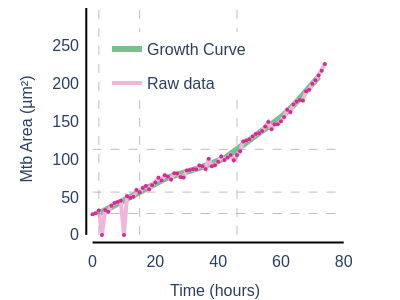

This figure's notebook cell:
### Code cell
# Example usage for a single curve:
sc_figs = {}
for i, unique_ID in enumerate(unique_IDs):
    sc_df = df[df['ID'] == unique_ID]
    time_model = sc_df['Time Model (hours)'].values
    population_model = sc_df['Mtb Area Model (µm)']
    time_points = sc_df['Time (hours)'].values
    bacterial_population = sc_df['Mtb Area (µm)'].values
    # Calculate doubling points and times
    min_value = max(population_model.min(), 1.92)
    max_value = population_model.max()
    N_series = []
    N_i = min_value
    while N_i <= max_value:
        N_series.append(N_i)
        N_i *= 2
    doubling_time_indices = [np.abs(population_model - value).argmin() for value in N_series]
    doubling_time_points = time_model[doubling_time_indices]
    doubling_times = np.diff(doubling_time_points)
    print(i, doubling_times)
    # Create figure with all traces
    fig = go.Figure()
    
    # Add main trace (model)
    fig.add_trace(go.Scatter(
        x=time_model,
        y=population_model,
        mode='lines',
        line=dict(color=expanded_piyg[0], width=6),
        # name=f"ID: {unique_ID}",
        hoverinfo='skip',
        opacity=0.6,
        showlegend=True, 
        name='Growth Curve'
    ))    
    
    # Add raw data line
    fig.add_trace(go.Scatter(
        x=time_points,
        y=bacterial_population,
        mode='lines',
        line=dict(color=expanded_piyg[-2], width=4),
        showlegend=True,
        legendgroup='raw_data',  # Add this line
        name='Raw data',
        hoverinfo='skip'
    ))
    
    # Add raw data points with hover data
    fig.add_trace(go.Scatter(
        x=time_points,
        y=bacterial_population,
        mode='markers',
        marker=dict(color=expanded_piyg[-1], size=4),
        showlegend=False,
        legendgroup='raw_data',  # Add this line
        hoverinfo='text',
        customdata=sc_df['Image Link'],
        text=[f"<b>ID:</b> {unique_ID}<br><b>Time:</b> {t:.2f} hours<br><b>Mtb Growth Curve:</b> {p:.2f} µm²<br><b>Raw Mtb Area:</b> {b:.2f} µm²"
              for t, p, b in zip(time_model, population_model, bacterial_population)],
    ))

    # Update layout with offset axes
    fig.update_layout(
        plot_bgcolor='white',
        xaxis=dict(
            title=dict(
                text="Time (hours)",
                font=dict(family="Helvetica", size=16)
            ),
            tickfont=dict(family="Helvetica", size=16),
            gridcolor='rgba(200,200,200,0.3)',
            showline=False,
            zeroline=False,
            showgrid=False,
            range=[-4, 82],
        ),
        yaxis=dict(
            title=dict(
                text="Mtb Area (µm²)",
                font=dict(family="Helvetica", size=16)
            ),
            tickfont=dict(family="Helvetica", size=16),
            gridcolor='rgba(200,200,200,0.3)',
            showline=False,
            showgrid=False,
            zeroline=False,
            range=[-20, 300],
        ),
        font=dict(family="Helvetica", size=16),
        margin=dict(
            # l=left_pad,
            r=50,
            t=0,
            b=50,
        ), 
        width=400,
        height=300,
        legend=dict(
            x=0.1,          # 0 is left, 1 is right
            y=0.9,          # 0 is bottom, 1 is top
            xanchor='left',   # Anchor point of legend 
            yanchor='top'     # Anchor point of legend
    ))
    
    # Add doubling time grid lines
    add_grid_lines(fig, doubling_time_points, N_series)
    # Add axis lines
    add_axis_lines(fig)
    
    # # Save as interactive HTML
    # save_interactive_growth_curve(fig, f'../interactive_plots/F2_sc{i}.html')

    sc_figs[i] = fig
fig

### Figure 1 — Plotly figure (JSON) as saved in the notebook; plotly's stock layout.template omitted (floating-point values rounded to 4 significant figures)
{"data": [{"hoverinfo": "skip", "line": {"color": "#1a9641", "width": 6}, "mode": "lines", "name": "Growth Curve", "opacity": 0.6, "showlegend": true, "type": "scatter", "x": [null, null, 2, 3, 4, 5, 6, 7, 8, 9, 10, 11, 12, 13, 14, 15, 16, 17, 18, 19, 20, 21, 22, 23, 24, 25, 26, 27, 28, 29, 30, 31, 32, 33, 34, 35, 36, 37, 38, 39, 40, 41, 42, 43, 44, 45, 46, 47, 48, 49, 50, 51, 52, 53, 54, 55, 56, 57, 58, 59, 60, 61, 62, 63, 64, 65, 66, 67, 68, 69, 70, 71, 72, null, null], "y": [null, null, 28.28, 30.53, 32.78, 35.02, 37.27, 39.51, 41.77, 44.04, 46.34, 48.63, 50.89, 53.12, 55.37, 57.68, 60.03, 62.37, 64.66, 66.86, 68.91, 70.77, 72.49, 74.11, 75.66, 77.15, 78.56, 79.86, 81.06, 82.24, 83.45, 84.7, 85.97, 87.27, 88.55, 89.85, 91.21, 92.64, 94.13, 95.68, 97.3, 99.02, 101.1, 103.9, 107.2, 110.4, 113.4, 116.4, 119.4, 122.7, 126.2, 129.5, 132.3, 135.0, 137.6, 140.2, 142.9, 145.8, 149.0, 152.4, 155.8, 159.3, 162.9, 166.7, 170.9, 175.6, 180.4, 185.2, 190.0, 194.8, 199.6, 204.4, 209.2, null, null]}, {"hoverinfo": "skip", "legendgroup": "raw_data", "line": {"color": "#f1b6da", "width": 4}, "mode": "lines", "name": "Raw data", "showlegend": true, "type": "scatter", "x": [0, 1, 2, 3, 4, 5, 6, 7, 8, 9, 10, 11, 12, 13, 14, 15, 16, 17, 18, 19, 20, 21, 22, 23, 24, 25, 26, 27, 28, 29, 30, 31, 32, 33, 34, 35, 36, 37, 38, 39, 40, 41, 42, 43, 44, 45, 46, 47, 48, 49, 50, 51, 52, 53, 54, 55, 56, 57, 58, 59, 60, 61, 62, 63, 64, 65, 66, 67, 68, 69, 70, 71, 72, 73, 74], "y": [27.14, 28.57, 32.28, 0, 32.93, 30.45, 38.59, 42.09, 43.43, 45.1, 0, 51.19, 48.84, 50.52, 59.25, 56.51, 61.97, 64.61, 60.35, 65.73, 69.39, 75.37, 71.79, 79.0, 76.93, 73.38, 81.44, 81.14, 76.65, 76.02, 85.1, 85.77, 86.89, 86.7, 91.58, 90.8, 87.21, 100.8, 90.87, 92.16, 96.7, 103.5, 99.08, 102.2, 105.6, 98.58, 105.6, 110.6, 123.6, 124.8, 126.6, 129.9, 133.4, 134.5, 137.3, 143.5, 149.2, 139.8, 146.4, 146.4, 150.3, 155.8, 165.5, 162.4, 172.3, 176.0, 178.3, 177.5, 190.1, 192.0, 199.9, 204.4, 210.9, 217.0, 226.0]}, {"customdata": ["https://macrohet.s3.eu-west-2.amazonaws.com/macrohet.glimpses/glimpse_frames/576.4.5.PS0000/frame_000.png", "https://macrohet.s3.eu-west-2.amazonaws.com/macrohet.glimpses/glimpse_frames/576.4.5.PS0000/frame_001.png", "https://macrohet.s3.eu-west-2.amazonaws.com/macrohet.glimpses/glimpse_frames/576.4.5.PS0000/frame_002.png", "https://macrohet.s3.eu-west-2.amazonaws.com/macrohet.glimpses/glimpse_frames/576.4.5.PS0000/frame_003.png", "https://macrohet.s3.eu-west-2.amazonaws.com/macrohet.glimpses/glimpse_frames/576.4.5.PS0000/frame_004.png", "https://macrohet.s3.eu-west-2.amazonaws.com/macrohet.glimpses/glimpse_frames/576.4.5.PS0000/frame_005.png", "https://macrohet.s3.eu-west-2.amazonaws.com/macrohet.glimpses/glimpse_frames/576.4.5.PS0000/frame_006.png", "https://macrohet.s3.eu-west-2.amazonaws.com/macrohet.glimpses/glimpse_frames/576.4.5.PS0000/frame_007.png", "https://macrohet.s3.eu-west-2.amazonaws.com/macrohet.glimpses/glimpse_frames/576.4.5.PS0000/frame_008.png", "https://macrohet.s3.eu-west-2.amazonaws.com/macrohet.glimpses/glimpse_frames/576.4.5.PS0000/frame_009.png", "https://macrohet.s3.eu-west-2.amazonaws.com/macrohet.glimpses/glimpse_frames/576.4.5.PS0000/frame_010.png", "https://macrohet.s3.eu-west-2.amazonaws.com/macrohet.glimpses/glimpse_frames/576.4.5.PS0000/frame_011.png", "https://macrohet.s3.eu-west-2.amazonaws.com/macrohet.glimpses/glimpse_frames/576.4.5.PS0000/frame_012.png", "https://macrohet.s3.eu-west-2.amazonaws.com/macrohet.glimpses/glimpse_frames/576.4.5.PS0000/frame_013.png", "https://macrohet.s3.eu-west-2.amazonaws.com/macrohet.glimpses/glimpse_frames/576.4.5.PS0000/frame_014.png", "https://macrohet.s3.eu-west-2.amazonaws.com/macrohet.glimpses/glimpse_frames/576.4.5.PS0000/frame_015.png", "https://macrohet.s3.eu-west-2.amazonaws.com/macrohet.glimpses/glimpse_frames/576.4.5.PS0000/frame_016.png", "https://macrohet.s3.eu-west-2.amazonaws.com/macrohet.glimpses/glimpse_frames/576.4.5.PS0000/frame_017.png", "https://macrohet.s3.eu-west-2.amazonaws.com/macrohet.glimpses/glimpse_frames/576.4.5.PS0000/frame_018.png", "https://macrohet.s3.eu-west-2.amazonaws.com/macrohet.glimpses/glimpse_frames/576.4.5.PS0000/frame_019.png", "https://macrohet.s3.eu-west-2.amazonaws.com/macrohet.glimpses/glimpse_frames/576.4.5.PS0000/frame_020.png", "https://macrohet.s3.eu-west-2.amazonaws.com/macrohet.glimpses/glimpse_frames/576.4.5.PS0000/frame_021.png", "https://macrohet.s3.eu-west-2.amazonaws.com/macrohet.glimpses/glimpse_frames/576.4.5.PS0000/frame_022.png", "https://macrohet.s3.eu-west-2.amazonaws.com/macrohet.glimpses/glimpse_frames/576.4.5.PS0000/frame_023.png", "https://macrohet.s3.eu-west-2.amazonaws.com/macrohet.glimpses/glimpse_frames/576.4.5.PS0000/frame_024.png", "https://macrohet.s3.eu-west-2.amazonaws.com/macrohet.glimpses/glimpse_frames/576.4.5.PS0000/frame_025.png", "https://macrohet.s3.eu-west-2.amazonaws.com/macrohet.glimpses/glimpse_frames/576.4.5.PS0000/frame_026.png", "https://macrohet.s3.eu-west-2.amazonaws.com/macrohet.glimpses/glimpse_frames/576.4.5.PS0000/frame_027.png", "https://macrohet.s3.eu-west-2.amazonaws.com/macrohet.glimpses/glimpse_frames/576.4.5.PS0000/frame_028.png", "https://macrohet.s3.eu-west-2.amazonaws.com/macrohet.glimpses/glimpse_frames/576.4.5.PS0000/frame_029.png", "https://macrohet.s3.eu-west-2.amazonaws.com/macrohet.glimpses/glimpse_frames/576.4.5.PS0000/frame_030.png", "https://macrohet.s3.eu-west-2.amazonaws.com/macrohet.glimpses/glimpse_frames/576.4.5.PS0000/frame_031.png", "https://macrohet.s3.eu-west-2.amazonaws.com/macrohet.glimpses/glimpse_frames/576.4.5.PS0000/frame_032.png", "https://macrohet.s3.eu-west-2.amazonaws.com/macrohet.glimpses/glimpse_frames/576.4.5.PS0000/frame_033.png", "https://macrohet.s3.eu-west-2.amazonaws.com/macrohet.glimpses/glimpse_frames/576.4.5.PS0000/frame_034.png", "https://macrohet.s3.eu-west-2.amazonaws.com/macrohet.glimpses/glimpse_frames/576.4.5.PS0000/frame_035.png", "https://macrohet.s3.eu-west-2.amazonaws.com/macrohet.glimpses/glimpse_frames/576.4.5.PS0000/frame_036.png", "https://macrohet.s3.eu-west-2.amazonaws.com/macrohet.glimpses/glimpse_frames/576.4.5.PS0000/frame_037.png", "https://macrohet.s3.eu-west-2.amazonaws.com/macrohet.glimpses/glimpse_frames/576.4.5.PS0000/frame_038.png", "https://macrohet.s3.eu-west-2.amazonaws.com/macrohet.glimpses/glimpse_frames/576.4.5.PS0000/frame_039.png", "https://macrohet.s3.eu-west-2.amazonaws.com/macrohet.glimpses/glimpse_frames/576.4.5.PS0000/frame_040.png", "https://macrohet.s3.eu-west-2.amazonaws.com/macrohet.glimpses/glimpse_frames/576.4.5.PS0000/frame_041.png", "https://macrohet.s3.eu-west-2.amazonaws.com/macrohet.glimpses/glimpse_frames/576.4.5.PS0000/frame_042.png", "https://macrohet.s3.eu-west-2.amazonaws.com/macrohet.glimpses/glimpse_frames/576.4.5.PS0000/frame_043.png", "https://macrohet.s3.eu-west-2.amazonaws.com/macrohet.glimpses/glimpse_frames/576.4.5.PS0000/frame_044.png", "https://macrohet.s3.eu-west-2.amazonaws.com/macrohet.glimpses/glimpse_frames/576.4.5.PS0000/frame_045.png", "https://macrohet.s3.eu-west-2.amazonaws.com/macrohet.glimpses/glimpse_frames/576.4.5.PS0000/frame_046.png", "https://macrohet.s3.eu-west-2.amazonaws.com/macrohet.glimpses/glimpse_frames/576.4.5.PS0000/frame_047.png", "https://macrohet.s3.eu-west-2.amazonaws.com/macrohet.glimpses/glimpse_frames/576.4.5.PS0000/frame_048.png", "https://macrohet.s3.eu-west-2.amazonaws.com/macrohet.glimpses/glimpse_frames/576.4.5.PS0000/frame_049.png", "https://macrohet.s3.eu-west-2.amazonaws.com/macrohet.glimpses/glimpse_frames/576.4.5.PS0000/frame_050.png", "https://macrohet.s3.eu-west-2.amazonaws.com/macrohet.glimpses/glimpse_frames/576.4.5.PS0000/frame_051.png", "https://macrohet.s3.eu-west-2.amazonaws.com/macrohet.glimpses/glimpse_frames/576.4.5.PS0000/frame_052.png", "https://macrohet.s3.eu-west-2.amazonaws.com/macrohet.glimpses/glimpse_frames/576.4.5.PS0000/frame_053.png", "https://macrohet.s3.eu-west-2.amazonaws.com/macrohet.glimpses/glimpse_frames/576.4.5.PS0000/frame_054.png", "https://macrohet.s3.eu-west-2.amazonaws.com/macrohet.glimpses/glimpse_frames/576.4.5.PS0000/frame_055.png", "https://macrohet.s3.eu-west-2.amazonaws.com/macrohet.glimpses/glimpse_frames/576.4.5.PS0000/frame_056.png", "https://macrohet.s3.eu-west-2.amazonaws.com/macrohet.glimpses/glimpse_frames/576.4.5.PS0000/frame_057.png", "https://macrohet.s3.eu-west-2.amazonaws.com/macrohet.glimpses/glimpse_frames/576.4.5.PS0000/frame_058.png", "https://macrohet.s3.eu-west-2.amazonaws.com/macrohet.glimpses/glimpse_frames/576.4.5.PS0000/frame_059.png", "https://macrohet.s3.eu-west-2.amazonaws.com/macrohet.glimpses/glimpse_frames/576.4.5.PS0000/frame_060.png", "https://macrohet.s3.eu-west-2.amazonaws.com/macrohet.glimpses/glimpse_frames/576.4.5.PS0000/frame_061.png", "https://macrohet.s3.eu-west-2.amazonaws.com/macrohet.glimpses/glimpse_frames/576.4.5.PS0000/frame_062.png", "https://macrohet.s3.eu-west-2.amazonaws.com/macrohet.glimpses/glimpse_frames/576.4.5.PS0000/frame_063.png", "https://macrohet.s3.eu-west-2.amazonaws.com/macrohet.glimpses/glimpse_frames/576.4.5.PS0000/frame_064.png", "https://macrohet.s3.eu-west-2.amazonaws.com/macrohet.glimpses/glimpse_frames/576.4.5.PS0000/frame_065.png", "https://macrohet.s3.eu-west-2.amazonaws.com/macrohet.glimpses/glimpse_frames/576.4.5.PS0000/frame_066.png", "https://macrohet.s3.eu-west-2.amazonaws.com/macrohet.glimpses/glimpse_frames/576.4.5.PS0000/frame_067.png", "https://macrohet.s3.eu-west-2.amazonaws.com/macrohet.glimpses/glimpse_frames/576.4.5.PS0000/frame_068.png", "https://macrohet.s3.eu-west-2.amazonaws.com/macrohet.glimpses/glimpse_frames/576.4.5.PS0000/frame_069.png", "https://macrohet.s3.eu-west-2.amazonaws.com/macrohet.glimpses/glimpse_frames/576.4.5.PS0000/frame_070.png", "https://macrohet.s3.eu-west-2.amazonaws.com/macrohet.glimpses/glimpse_frames/576.4.5.PS0000/frame_071.png", "https://macrohet.s3.eu-west-2.amazonaws.com/macrohet.glimpses/glimpse_frames/576.4.5.PS0000/frame_072.png", "https://macrohet.s3.eu-west-2.amazonaws.com/macrohet.glimpses/glimpse_frames/576.4.5.PS0000/frame_073.png", "https://macrohet.s3.eu-west-2.amazonaws.com/macrohet.glimpses/glimpse_frames/576.4.5.PS0000/frame_074.png"], "hoverinfo": "text", "legendgroup": "raw_data", "marker": {"color": "#d02c91", "size": 4}, "mode": "markers", "showlegend": false, "text": ["<b>ID:</b> 576.4.5.PS0000<br><b>Time:</b> nan hours<br><b>Mtb Growth Curve:</b> nan µm²<br><b>Raw Mtb Area:</b> 27.14 µm²", "<b>ID:</b> 576.4.5.PS0000<br><b>Time:</b> nan hours<br><b>Mtb Growth Curve:</b> nan µm²<br><b>Raw Mtb Area:</b> 28.57 µm²", "<b>ID:</b> 576.4.5.PS0000<br><b>Time:</b> 2.00 hours<br><b>Mtb Growth Curve:</b> 28.28 µm²<br><b>Raw Mtb Area:</b> 32.28 µm²", "<b>ID:</b> 576.4.5.PS0000<br><b>Time:</b> 3.00 hours<br><b>Mtb Growth Curve:</b> 30.53 µm²<br><b>Raw Mtb Area:</b> 0.00 µm²", "<b>ID:</b> 576.4.5.PS0000<br><b>Time:</b> 4.00 hours<br><b>Mtb Growth Curve:</b> 32.78 µm²<br><b>Raw Mtb Area:</b> 32.93 µm²", "<b>ID:</b> 576.4.5.PS0000<br><b>Time:</b> 5.00 hours<br><b>Mtb Growth Curve:</b> 35.02 µm²<br><b>Raw Mtb Area:</b> 30.45 µm²", "<b>ID:</b> 576.4.5.PS0000<br><b>Time:</b> 6.00 hours<br><b>Mtb Growth Curve:</b> 37.27 µm²<br><b>Raw Mtb Area:</b> 38.59 µm²", "<b>ID:</b> 576.4.5.PS0000<br><b>Time:</b> 7.00 hours<br><b>Mtb Growth Curve:</b> 39.51 µm²<br><b>Raw Mtb Area:</b> 42.09 µm²", "<b>ID:</b> 576.4.5.PS0000<br><b>Time:</b> 8.00 hours<br><b>Mtb Growth Curve:</b> 41.77 µm²<br><b>Raw Mtb Area:</b> 43.43 µm²", "<b>ID:</b> 576.4.5.PS0000<br><b>Time:</b> 9.00 hours<br><b>Mtb Growth Curve:</b> 44.04 µm²<br><b>Raw Mtb Area:</b> 45.10 µm²", "<b>ID:</b> 576.4.5.PS0000<br><b>Time:</b> 10.00 hours<br><b>Mtb Growth Curve:</b> 46.34 µm²<br><b>Raw Mtb Area:</b> 0.00 µm²", "<b>ID:</b> 576.4.5.PS0000<br><b>Time:</b> 11.00 hours<br><b>Mtb Growth Curve:</b> 48.63 µm²<br><b>Raw Mtb Area:</b> 51.19 µm²", "<b>ID:</b> 576.4.5.PS0000<br><b>Time:</b> 12.00 hours<br><b>Mtb Growth Curve:</b> 50.89 µm²<br><b>Raw Mtb Area:</b> 48.84 µm²", "<b>ID:</b> 576.4.5.PS0000<br><b>Time:</b> 13.00 hours<br><b>Mtb Growth Curve:</b> 53.12 µm²<br><b>Raw Mtb Area:</b> 50.52 µm²", "<b>ID:</b> 576.4.5.PS0000<br><b>Time:</b> 14.00 hours<br><b>Mtb Growth Curve:</b> 55.37 µm²<br><b>Raw Mtb Area:</b> 59.25 µm²", "<b>ID:</b> 576.4.5.PS0000<br><b>Time:</b> 15.00 hours<br><b>Mtb Growth Curve:</b> 57.68 µm²<br><b>Raw Mtb Area:</b> 56.51 µm²", "<b>ID:</b> 576.4.5.PS0000<br><b>Time:</b> 16.00 hours<br><b>Mtb Growth Curve:</b> 60.03 µm²<br><b>Raw Mtb Area:</b> 61.97 µm²", "<b>ID:</b> 576.4.5.PS0000<br><b>Time:</b> 17.00 hours<br><b>Mtb Growth Curve:</b> 62.37 µm²<br><b>Raw Mtb Area:</b> 64.61 µm²", "<b>ID:</b> 576.4.5.PS0000<br><b>Time:</b> 18.00 hours<br><b>Mtb Growth Curve:</b> 64.66 µm²<br><b>Raw Mtb Area:</b> 60.35 µm²", "<b>ID:</b> 576.4.5.PS0000<br><b>Time:</b> 19.00 hours<br><b>Mtb Growth Curve:</b> 66.86 µm²<br><b>Raw Mtb Area:</b> 65.73 µm²", "<b>ID:</b> 576.4.5.PS0000<br><b>Time:</b> 20.00 hours<br><b>Mtb Growth Curve:</b> 68.91 µm²<br><b>Raw Mtb Area:</b> 69.39 µm²", "<b>ID:</b> 576.4.5.PS0000<br><b>Time:</b> 21.00 hours<br><b>Mtb Growth Curve:</b> 70.77 µm²<br><b>Raw Mtb Area:</b> 75.37 µm²", "<b>ID:</b> 576.4.5.PS0000<br><b>Time:</b> 22.00 hours<br><b>Mtb Growth Curve:</b> 72.49 µm²<br><b>Raw Mtb Area:</b> 71.79 µm²", "<b>ID:</b> 576.4.5.PS0000<br><b>Time:</b> 23.00 hours<br><b>Mtb Growth Curve:</b> 74.11 µm²<br><b>Raw Mtb Area:</b> 79.00 µm²", "<b>ID:</b> 576.4.5.PS0000<br><b>Time:</b> 24.00 hours<br><b>Mtb Growth Curve:</b> 75.66 µm²<br><b>Raw Mtb Area:</b> 76.93 µm²", "<b>ID:</b> 576.4.5.PS0000<br><b>Time:</b> 25.00 hours<br><b>Mtb Growth Curve:</b> 77.15 µm²<br><b>Raw Mtb Area:</b> 73.38 µm²", "<b>ID:</b> 576.4.5.PS0000<br><b>Time:</b> 26.00 hours<br><b>Mtb Growth Curve:</b> 78.56 µm²<br><b>Raw Mtb Area:</b> 81.44 µm²", "<b>ID:</b> 576.4.5.PS0000<br><b>Time:</b> 27.00 hours<br><b>Mtb Growth Curve:</b> 79.86 µm²<br><b>Raw Mtb Area:</b> 81.14 µm²", "<b>ID:</b> 576.4.5.PS0000<br><b>Time:</b> 28.00 hours<br><b>Mtb Growth Curve:</b> 81.06 µm²<br><b>Raw Mtb Area:</b> 76.65 µm²", "<b>ID:</b> 576.4.5.PS0000<br><b>Time:</b> 29.00 hours<br><b>Mtb Growth Curve:</b> 82.24 µm²<br><b>Raw Mtb Area:</b> 76.02 µm²", "<b>ID:</b> 576.4.5.PS0000<br><b>Time:</b> 30.00 hours<br><b>Mtb Growth Curve:</b> 83.45 µm²<br><b>Raw Mtb Area:</b> 85.10 µm²", "<b>ID:</b> 576.4.5.PS0000<br><b>Time:</b> 31.00 hours<br><b>Mtb Growth Curve:</b> 84.70 µm²<br><b>Raw Mtb Area:</b> 85.77 µm²", "<b>ID:</b> 576.4.5.PS0000<br><b>Time:</b> 32.00 hours<br><b>Mtb Growth Curve:</b> 85.97 µm²<br><b>Raw Mtb Area:</b> 86.89 µm²", "<b>ID:</b> 576.4.5.PS0000<br><b>Time:</b> 33.00 hours<br><b>Mtb Growth Curve:</b> 87.27 µm²<br><b>Raw Mtb Area:</b> 86.70 µm²", "<b>ID:</b> 576.4.5.PS0000<br><b>Time:</b> 34.00 hours<br><b>Mtb Growth Curve:</b> 88.55 µm²<br><b>Raw Mtb Area:</b> 91.58 µm²", "<b>ID:</b> 576.4.5.PS0000<br><b>Time:</b> 35.00 hours<br><b>Mtb Growth Curve:</b> 89.85 µm²<br><b>Raw Mtb Area:</b> 90.80 µm²", "<b>ID:</b> 576.4.5.PS0000<br><b>Time:</b> 36.00 hours<br><b>Mtb Growth Curve:</b> 91.21 µm²<br><b>Raw Mtb Area:</b> 87.21 µm²", "<b>ID:</b> 576.4.5.PS0000<br><b>Time:</b> 37.00 hours<br><b>Mtb Growth Curve:</b> 92.64 µm²<br><b>Raw Mtb Area:</b> 100.81 µm²", "<b>ID:</b> 576.4.5.PS0000<br><b>Time:</b> 38.00 hours<br><b>Mtb Growth Curve:</b> 94.13 µm²<br><b>Raw Mtb Area:</b> 90.87 µm²", "<b>ID:</b> 576.4.5.PS0000<br><b>Time:</b> 39.00 hours<br><b>Mtb Growth Curve:</b> 95.68 µm²<br><b>Raw Mtb Area:</b> 92.16 µm²", "<b>ID:</b> 576.4.5.PS0000<br><b>Time:</b> 40.00 hours<br><b>Mtb Growth Curve:</b> 97.30 µm²<br><b>Raw Mtb Area:</b> 96.70 µm²", "<b>ID:</b> 576.4.5.PS0000<br><b>Time:</b> 41.00 hours<br><b>Mtb Growth Curve:</b> 99.02 µm²<br><b>Raw Mtb Area:</b> 103.51 µm²", "<b>ID:</b> 576.4.5.PS0000<br><b>Time:</b> 42.00 hours<br><b>Mtb Growth Curve:</b> 101.12 µm²<br><b>Raw Mtb Area:</b> 99.08 µm²", "<b>ID:</b> 576.4.5.PS0000<br><b>Time:</b> 43.00 hours<br><b>Mtb Growth Curve:</b> 103.95 µm²<br><b>Raw Mtb Area:</b> 102.21 µm²", "<b>ID:</b> 576.4.5.PS0000<br><b>Time:</b> 44.00 hours<br><b>Mtb Growth Curve:</b> 107.19 µm²<br><b>Raw Mtb Area:</b> 105.56 µm²", "<b>ID:</b> 576.4.5.PS0000<br><b>Time:</b> 45.00 hours<br><b>Mtb Growth Curve:</b> 110.36 µm²<br><b>Raw Mtb Area:</b> 98.58 µm²", "<b>ID:</b> 576.4.5.PS0000<br><b>Time:</b> 46.00 hours<br><b>Mtb Growth Curve:</b> 113.40 µm²<br><b>Raw Mtb Area:</b> 105.60 µm²", "<b>ID:</b> 576.4.5.PS0000<br><b>Time:</b> 47.00 hours<br><b>Mtb Growth Curve:</b> 116.39 µm²<br><b>Raw Mtb Area:</b> 110.59 µm²", "<b>ID:</b> 576.4.5.PS0000<br><b>Time:</b> 48.00 hours<br><b>Mtb Growth Curve:</b> 119.45 µm²<br><b>Raw Mtb Area:</b> 123.56 µm²", "<b>ID:</b> 576.4.5.PS0000<br><b>Time:</b> 49.00 hours<br><b>Mtb Growth Curve:</b> 122.72 µm²<br><b>Raw Mtb Area:</b> 124.77 µm²", "<b>ID:</b> 576.4.5.PS0000<br><b>Time:</b> 50.00 hours<br><b>Mtb Growth Curve:</b> 126.21 µm²<br><b>Raw Mtb Area:</b> 126.56 µm²", "<b>ID:</b> 576.4.5.PS0000<br><b>Time:</b> 51.00 hours<br><b>Mtb Growth Curve:</b> 129.46 µm²<br><b>Raw Mtb Area:</b> 129.93 µm²", "<b>ID:</b> 576.4.5.PS0000<br><b>Time:</b> 52.00 hours<br><b>Mtb Growth Curve:</b> 132.34 µm²<br><b>Raw Mtb Area:</b> 133.39 µm²", "<b>ID:</b> 576.4.5.PS0000<br><b>Time:</b> 53.00 hours<br><b>Mtb Growth Curve:</b> 135.01 µm²<br><b>Raw Mtb Area:</b> 134.54 µm²", "<b>ID:</b> 576.4.5.PS0000<br><b>Time:</b> 54.00 hours<br><b>Mtb Growth Curve:</b> 137.59 µm²<br><b>Raw Mtb Area:</b> 137.35 µm²", "<b>ID:</b> 576.4.5.PS0000<br><b>Time:</b> 55.00 hours<br><b>Mtb Growth Curve:</b> 140.16 µm²<br><b>Raw Mtb Area:</b> 143.46 µm²", "<b>ID:</b> 576.4.5.PS0000<br><b>Time:</b> 56.00 hours<br><b>Mtb Growth Curve:</b> 142.88 µm²<br><b>Raw Mtb Area:</b> 149.17 µm²", "<b>ID:</b> 576.4.5.PS0000<br><b>Time:</b> 57.00 hours<br><b>Mtb Growth Curve:</b> 145.85 µm²<br><b>Raw Mtb Area:</b> 139.81 µm²", "<b>ID:</b> 576.4.5.PS0000<br><b>Time:</b> 58.00 hours<br><b>Mtb Growth Curve:</b> 149.03 µm²<br><b>Raw Mtb Area:</b> 146.42 µm²", "<b>ID:</b> 576.4.5.PS0000<br><b>Time:</b> 59.00 hours<br><b>Mtb Growth Curve:</b> 152.37 µm²<br><b>Raw Mtb Area:</b> 146.40 µm²", "<b>ID:</b> 576.4.5.PS0000<br><b>Time:</b> 60.00 hours<br><b>Mtb Growth Curve:</b> 155.79 µm²<br><b>Raw Mtb Area:</b> 150.33 µm²", "<b>ID:</b> 576.4.5.PS0000<br><b>Time:</b> 61.00 hours<br><b>Mtb Growth Curve:</b> 159.26 µm²<br><b>Raw Mtb Area:</b> 155.80 µm²", "<b>ID:</b> 576.4.5.PS0000<br><b>Time:</b> 62.00 hours<br><b>Mtb Growth Curve:</b> 162.89 µm²<br><b>Raw Mtb Area:</b> 165.55 µm²", "<b>ID:</b> 576.4.5.PS0000<br><b>Time:</b> 63.00 hours<br><b>Mtb Growth Curve:</b> 166.73 µm²<br><b>Raw Mtb Area:</b> 162.39 µm²", "<b>ID:</b> 576.4.5.PS0000<br><b>Time:</b> 64.00 hours<br><b>Mtb Growth Curve:</b> 170.94 µm²<br><b>Raw Mtb Area:</b> 172.31 µm²", "<b>ID:</b> 576.4.5.PS0000<br><b>Time:</b> 65.00 hours<br><b>Mtb Growth Curve:</b> 175.62 µm²<br><b>Raw Mtb Area:</b> 176.03 µm²", "<b>ID:</b> 576.4.5.PS0000<br><b>Time:</b> 66.00 hours<br><b>Mtb Growth Curve:</b> 180.38 µm²<br><b>Raw Mtb Area:</b> 178.25 µm²", "<b>ID:</b> 576.4.5.PS0000<br><b>Time:</b> 67.00 hours<br><b>Mtb Growth Curve:</b> 185.17 µm²<br><b>Raw Mtb Area:</b> 177.54 µm²", "<b>ID:</b> 576.4.5.PS0000<br><b>Time:</b> 68.00 hours<br><b>Mtb Growth Curve:</b> 189.96 µm²<br><b>Raw Mtb Area:</b> 190.07 µm²", "<b>ID:</b> 576.4.5.PS0000<br><b>Time:</b> 69.00 hours<br><b>Mtb Growth Curve:</b> 194.76 µm²<br><b>Raw Mtb Area:</b> 191.95 µm²", "<b>ID:</b> 576.4.5.PS0000<br><b>Time:</b> 70.00 hours<br><b>Mtb Growth Curve:</b> 199.56 µm²<br><b>Raw Mtb Area:</b> 199.90 µm²", "<b>ID:</b> 576.4.5.PS0000<br><b>Time:</b> 71.00 hours<br><b>Mtb Growth Curve:</b> 204.38 µm²<br><b>Raw Mtb Area:</b> 204.40 µm²", "<b>ID:</b> 576.4.5.PS0000<br><b>Time:</b> 72.00 hours<br><b>Mtb Growth Curve:</b> 209.20 µm²<br><b>Raw Mtb Area:</b> 210.90 µm²", "<b>ID:</b> 576.4.5.PS0000<br><b>Time:</b> nan hours<br><b>Mtb Growth Curve:</b> nan µm²<br><b>Raw Mtb Area:</b> 217.04 µm²", "<b>ID:</b> 576.4.5.PS0000<br><b>Time:</b> nan hours<br><b>Mtb Growth Curve:</b> nan µm²<br><b>Raw Mtb Area:</b> 226.01 µm²"], "type": "scatter", "x": [0, 1, 2, 3, 4, 5, 6, 7, 8, 9, 10, 11, 12, 13, 14, 15, 16, 17, 18, 19, 20, 21, 22, 23, 24, 25, 26, 27, 28, 29, 30, 31, 32, 33, 34, 35, 36, 37, 38, 39, 40, 41, 42, 43, 44, 45, 46, 47, 48, 49, 50, 51, 52, 53, 54, 55, 56, 57, 58, 59, 60, 61, 62, 63, 64, 65, 66, 67, 68, 69, 70, 71, 72, 73, 74], "y": [27.14, 28.57, 32.28, 0, 32.93, 30.45, 38.59, 42.09, 43.43, 45.1, 0, 51.19, 48.84, 50.52, 59.25, 56.51, 61.97, 64.61, 60.35, 65.73, 69.39, 75.37, 71.79, 79.0, 76.93, 73.38, 81.44, 81.14, 76.65, 76.02, 85.1, 85.77, 86.89, 86.7, 91.58, 90.8, 87.21, 100.8, 90.87, 92.16, 96.7, 103.5, 99.08, 102.2, 105.6, 98.58, 105.6, 110.6, 123.6, 124.8, 126.6, 129.9, 133.4, 134.5, 137.3, 143.5, 149.2, 139.8, 146.4, 146.4, 150.3, 155.8, 165.5, 162.4, 172.3, 176.0, 178.3, 177.5, 190.1, 192.0, 199.9, 204.4, 210.9, 217.0, 226.0]}], "layout": {"font": {"family": "Helvetica", "size": 16}, "height": 300, "legend": {"x": 0.1, "xanchor": "left", "y": 0.9, "yanchor": "top"}, "margin": {"b": 50, "r": 50, "t": 0}, "plot_bgcolor": "white", "shapes": [{"line": {"color": "gray", "dash": "dash", "width": 1}, "opacity": 0.5, "type": "line", "x0": 2, "x1": 2, "y0": 0, "y1": 300}, {"line": {"color": "gray", "dash": "dash", "width": 1}, "opacity": 0.5, "type": "line", "x0": 0, "x1": 80, "y0": 28.28, "y1": 28.28}, {"line": {"color": "gray", "dash": "dash", "width": 1}, "opacity": 0.5, "type": "line", "x0": 15, "x1": 15, "y0": 0, "y1": 300}, {"line": {"color": "gray", "dash": "dash", "width": 1}, "opacity": 0.5, "type": "line", "x0": 0, "x1": 80, "y0": 56.55, "y1": 56.55}, {"line": {"color": "gray", "dash": "dash", "width": 1}, "opacity": 0.5, "type": "line", "x0": 46, "x1": 46, "y0": 0, "y1": 300}, {"line": {"color": "gray", "dash": "dash", "width": 1}, "opacity": 0.5, "type": "line", "x0": 0, "x1": 80, "y0": 113.1, "y1": 113.1}, {"line": {"color": "black", "dash": "solid", "width": 2}, "type": "line", "x0": -2, "x1": -2, "xref": "x", "y0": 0, "y1": 300, "yref": "y"}, {"line": {"color": "black", "dash": "solid", "width": 2}, "type": "line", "x0": 0, "x1": 80, "xref": "x", "y0": -10, "y1": -10, "yref": "y"}], "width": 400, "xaxis": {"gridcolor": "rgba(200,200,200,0.3)", "range": [-4, 82], "showgrid": false, "showline": false, "tickfont": {"family": "Helvetica", "size": 16}, "title": {"font": {"family": "Helvetica", "size": 16}, "text": "Time (hours)"}, "type": "linear", "zeroline": false}, "yaxis": {"gridcolor": "rgba(200,200,200,0.3)", "range": [-20, 300], "showgrid": false, "showline": false, "tickfont": {"family": "Helvetica", "size": 16}, "title": {"font": {"family": "Helvetica", "size": 16}, "text": "Mtb Area (µm²)"}, "type": "linear", "zeroline": false}}}
